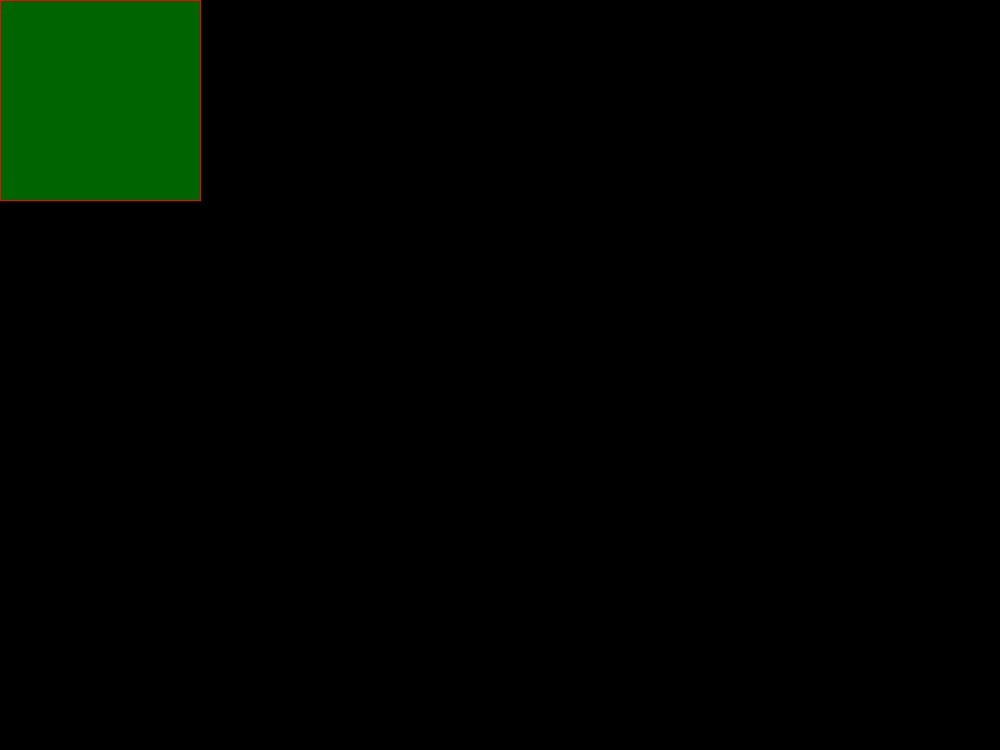
Frame 1 (no input)
Frame 60 (the mouse pressed at the canvas centre just before this capture): identical to frame 1, image omitted
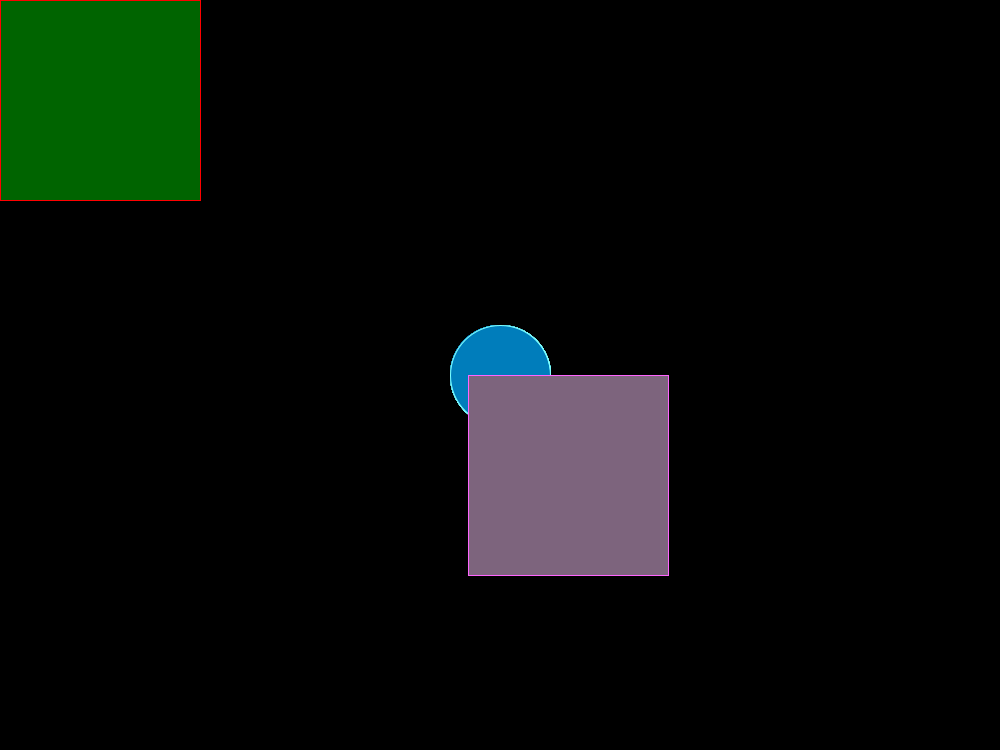
Frame 120 (the mouse held since frame 60 and released just before this capture)

The Processing sketch that drew these frames (run headless with seeded random() and noise(); from frame 60 on, the mouse is pressed at the canvas centre):

// Processing sketch: color_by_mouse_pos
// ── color_by_mouse_pos.pde
//All the code that happens once at the start
void setup() {
  size(1000, 750);
  background(#000000);
}

//Loops continuously
void draw() {
  
  //change color of stroke and fill based on position of mouse
  //x,y,w,h
  stroke(mouseX/4, 255, 255);
  fill(0, mouseY/3, mouseY/2);
  ellipse(mouseX, mouseY, 100, 100);
  //encapsulate stroke and fill for this shape
  noStroke();
  noFill();
  
  //change color of stroke and filled based on position of mouse
  //x,y,w,h
  stroke(255, mouseX/5, mouseY);
  fill(mouseY/3, 100, mouseY/3);
  //multiply X by 1.25 and Y by .75 to proportion for screen size
  rect(mouseY*1.25, mouseX*.75, 200, 200);
  noStroke();
  noFill();
  

}
